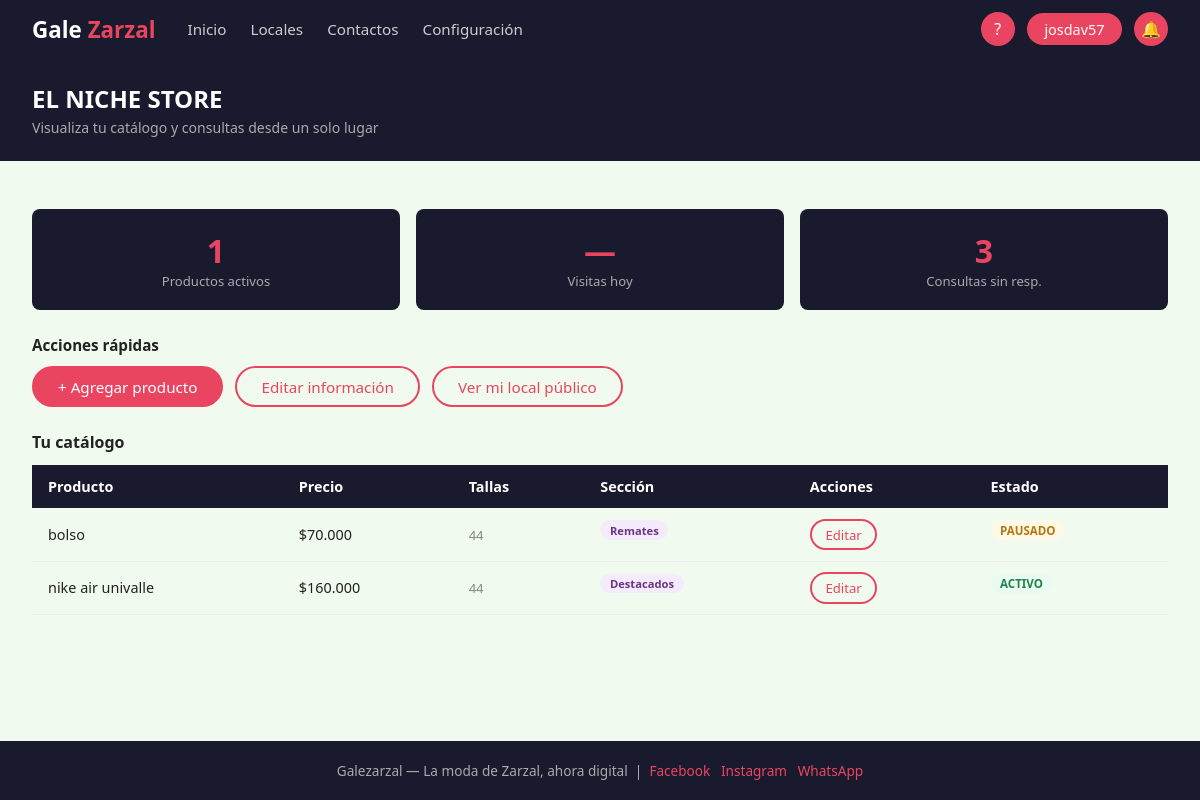
Screenshot of /local/miLocal.php (signed in) with the database file from the repository.
### tables this page shows
CREATE TABLE `local` (
  `idLocal` int(11) NOT NULL,
  `nomLocal` varchar(100) NOT NULL,
  `describLocal` varchar(300) DEFAULT NULL,
  `infoContacto` varchar(200) DEFAULT NULL,
  `ubiLocal` varchar(150) DEFAULT NULL,
  `urlWhatsapp` varchar(20) NOT NULL,
  `estado` enum('activo','inactivo','pendiente','rechazado') NOT NULL DEFAULT 'pendiente',
  `fechaRegistro` datetime NOT NULL DEFAULT current_timestamp(),
  `idHorario` int(11) DEFAULT NULL,
  `idVendedor` int(11) NOT NULL
);

CREATE TABLE `producto` (
  `idProducto` int(11) NOT NULL,
  `nomProducto` varchar(80) NOT NULL,
  `describProducto` varchar(200) DEFAULT NULL,
  `fotosUrl` text DEFAULT NULL,
  `idcategoria` int(11) NOT NULL,
  `idLocal` int(11) NOT NULL,
  `tipoProducto` varchar(50) DEFAULT NULL,
  `talla` varchar(30) DEFAULT NULL,
  `estado` enum('disponible','agotado','inactivo') NOT NULL DEFAULT 'disponible',
  `precio` decimal(10,2) NOT NULL CHECK (`precio` >= 0),
  `seccion` varchar(50) DEFAULT NULL
);

### Local/miLocal.php (the view, shortened to what this page needs)
<?php
$db = getDB();
$st = $db->prepare(
    "SELECT l.*, h.horarioApertura, h.horarioCierre, h.diasDisponibles
     FROM Local l
     JOIN Vendedor v ON v.idVendedor=l.idVendedor
     LEFT JOIN Horario h ON h.idHorario=l.idHorario
     WHERE v.iduser=? LIMIT 1"
);
$st->execute([$_SESSION['iduser']]);
$local = $st->fetch();
$stProds = $db->prepare("SELECT p.*,c.nomCategoria FROM Producto p JOIN Categoria c ON c.idcategoria=p.idcategoria WHERE p.idLocal=? ORDER BY p.nomProducto");
$stProds->execute([$local['idLocal']]);
$productos = $stProds->fetchAll();
$activos   = count(array_filter($productos, fn($p) => $p['estado']==='disponible'));
$consultas = 3;
$badgeMap = ['disponible'=>'activo','agotado'=>'agotado','inactivo'=>'pausado'];
$labelMap  = ['disponible'=>'ACTIVO','agotado'=>'AGOTADO','inactivo'=>'PAUSADO'];
require_once __DIR__ . '/../includes/header.php';
?>
<div style="background:var(--oscuro);color:var(--blanco);padding:1.5rem 2rem;">
  <h1 style="font-size:1.5rem;text-transform:uppercase;"><?= htmlspecialchars($local['nomLocal']) ?></h1>
  <p style="color:#aaa;font-size:.88rem;margin-top:.2rem;">Visualiza tu catálogo y consultas desde un solo lugar</p>
</div>
<section class="seccion">
  <div class="stats-grid">
    <div class="stat-card"><div class="num"><?= $activos ?></div><div class="lbl">Productos activos</div></div>
    <div class="stat-card"><div class="num">—</div><div class="lbl">Visitas hoy</div></div>
    <div class="stat-card"><div class="num"><?= $consultas ?></div><div class="lbl">Consultas sin resp.</div></div>
  </div>
  <div style="margin-bottom:1.5rem;">
    <strong style="font-size:.95rem;">Acciones rápidas</strong>
    <div style="display:flex;gap:.75rem;flex-wrap:wrap;margin-top:.6rem;">
      <a href="/galezarzal/catalogo/agregarProducto.php" class="btn-primary">+ Agregar producto</a>
      <a href="/galezarzal/configuracion/infoLocal.php"  class="btn-outline">Editar información</a>
      <a href="/galezarzal/local/verLocal.php?id=<?= $local['idLocal'] ?>" class="btn-outline">Ver mi local público</a>
    </div>
  </div>
  <h2 style="font-size:1rem;font-weight:700;margin-bottom:.75rem;">Tu catálogo</h2>
  <?php if (empty($productos)): ?>
  <p class="text-gris">Aún no tienes productos. <a href="/galezarzal/catalogo/agregarProducto.php" style="color:var(--rojo);">Agrega el primero</a></p>
  <?php else: ?>
  <div class="tabla-wrap">
    <table>
      <thead><tr><th>Producto</th><th>Precio</th><th>Tallas</th><th>Sección</th><th>Acciones</th><th>Estado</th></tr></thead>
      <tbody>
      <?php foreach ($productos as $p): ?>
      <tr>
        <td><?= htmlspecialchars($p['nomProducto']) ?></td>
        <td>$<?= number_format($p['precio'],0,',','.') ?></td>
        <td style="font-size:.82rem;color:var(--gris);"><?= htmlspecialchars($p['talla']??'—') ?></td>
        <td><span class="card-badge badge-mixto" style="font-size:.7rem;"><?= htmlspecialchars($p['seccion']??'—') ?></span></td>
        <td><a href="/galezarzal/catalogo/modificarProducto.php?id=<?= $p['idProducto'] ?>" class="btn-outline btn-sm" style="color:var(--rojo);border-color:var(--rojo);">Editar</a></td>
        <td><span class="card-badge badge-<?= $badgeMap[$p['estado']]??'mixto' ?>"><?= $labelMap[$p['estado']]??strtoupper($p['estado']) ?></span></td>
      </tr>
      <?php endforeach; ?>
      </tbody>
    </table>
  </div>
  <?php endif; ?>
</section>
<?php require_once __DIR__ . '/../includes/footer.php'; ?>

### assets/css/style.css (style rules this page uses)
:root { --rojo: #E94560; --oscuro: #1A1A2E; --crema: #F1FAEE; --blanco: #FFFFFF; --gris: #888780; --gris-l: #e8e8e8; --exito: #2ecc71; --alerta: #f39c12; --radio: 8px; --sombra: 0 2px 12px rgba(0,0,0,.12); }
*, *::before, *::after { box-sizing: border-box; margin: 0; padding: 0; }
html { scroll-behavior: smooth; }
body { font-family: 'Segoe UI', Arial, sans-serif; background: var(--crema); color: #222; min-height: 100vh; display: flex; flex-direction: column; }
a { color: inherit; text-decoration: none; }
.btn-primary { background: var(--rojo); color: var(--blanco); border: 2px solid var(--rojo); border-radius: 25px; padding: .55rem 1.5rem; font-size: .95rem; cursor: pointer; transition: opacity .2s; display: inline-block; }
.btn-outline { background: transparent; color: var(--rojo); border: 2px solid var(--rojo); border-radius: 25px; padding: .55rem 1.5rem; font-size: .95rem; cursor: pointer; transition: background .2s, color .2s; display: inline-block; }
.btn-sm { padding: .3rem .85rem; font-size: .82rem; }
.seccion { padding: 3rem 2rem; max-width: 1200px; margin: 0 auto; width: 100%; }
.card-badge { display: inline-block; font-size: .72rem; padding: .15rem .6rem; border-radius: 12px; font-weight: 600; margin-bottom: .6rem; }
.badge-mixto { background: #f4ecfd; color: #6c3483; }
.badge-activo { background: #eafaf1; color: #1e8449; }
.badge-pausado { background: #fef9e7; color: #b7770d; }
.tabla-wrap { overflow-x: auto; }
table { width: 100%; border-collapse: collapse; font-size: .9rem; }
thead { background: var(--oscuro); color: var(--blanco); }
thead th { padding: .75rem 1rem; text-align: left; font-weight: 600; }
tbody tr { border-bottom: 1px solid #eee; transition: background .15s; }
tbody td { padding: .65rem 1rem; }
.stats-grid { display: grid; grid-template-columns: repeat(3,1fr); gap: 1rem; margin-bottom: 1.5rem; }
.stat-card { background: var(--oscuro); color: var(--blanco); border-radius: var(--radio); padding: 1.25rem; text-align: center; }
.stat-card .num { font-size: 2rem; font-weight: 700; color: var(--rojo); }
.stat-card .lbl { font-size: .82rem; color: #aaa; }

### rows the page displays
local: nomLocal "EL NICHE STORE"
producto: nomProducto "bolso", precio "70.000", talla "44", seccion "Remates", estado "PAUSADO"
producto: nomProducto "nike air univalle", precio "160.000", talla "44", seccion "Destacados", estado "ACTIVO"

### other values shown
$_nomUsuario "josdav57"
$activos "1"
$consultas "3"
